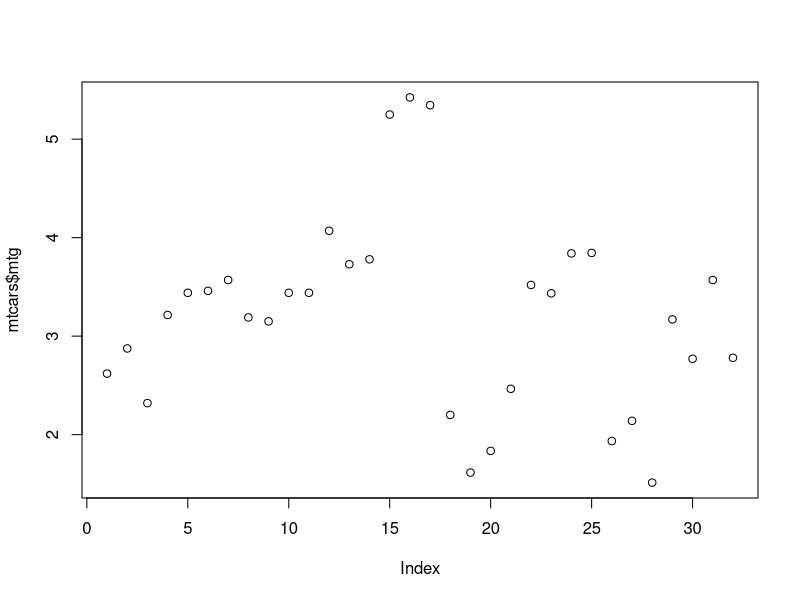
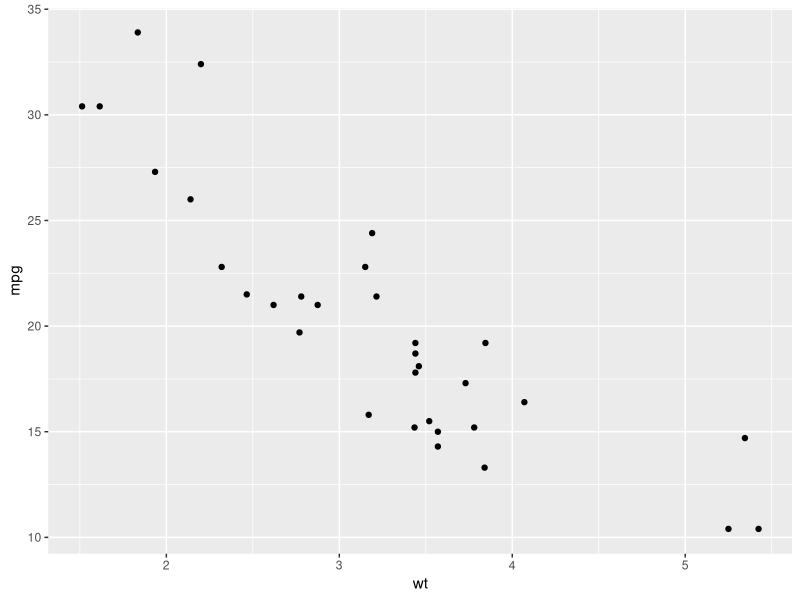
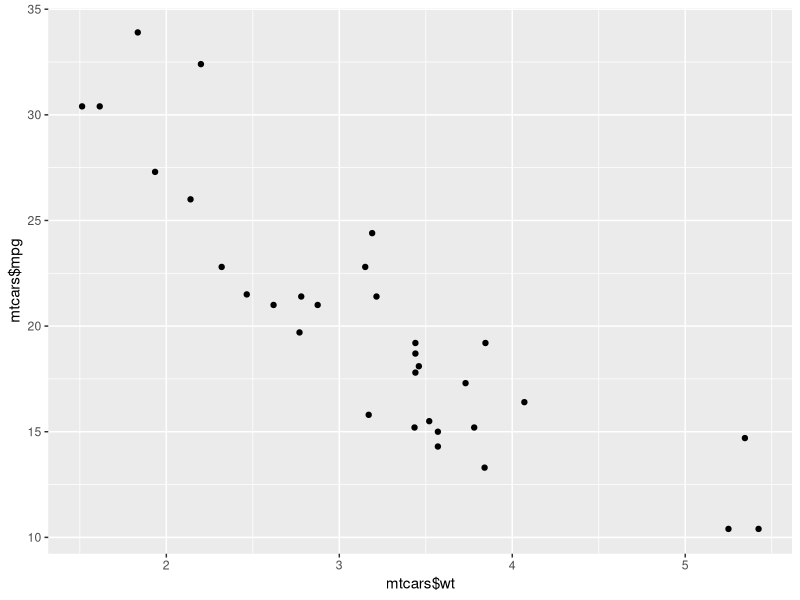
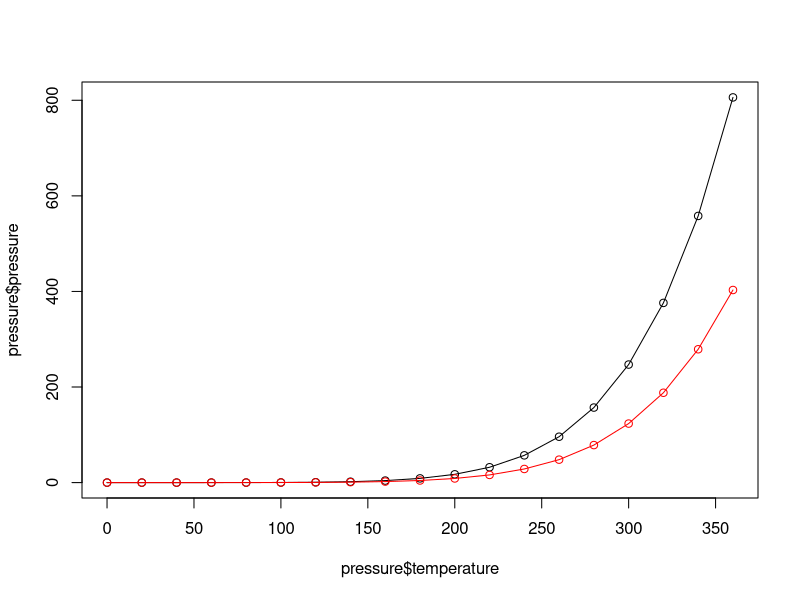
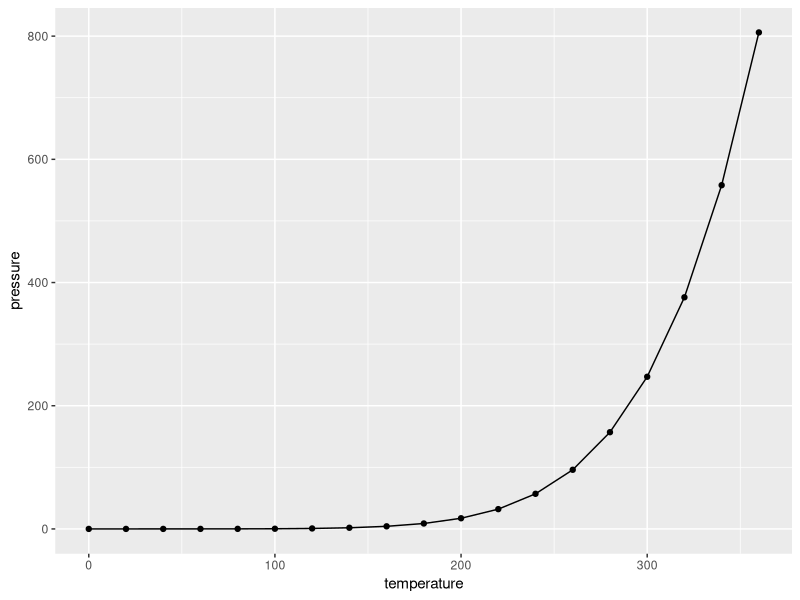
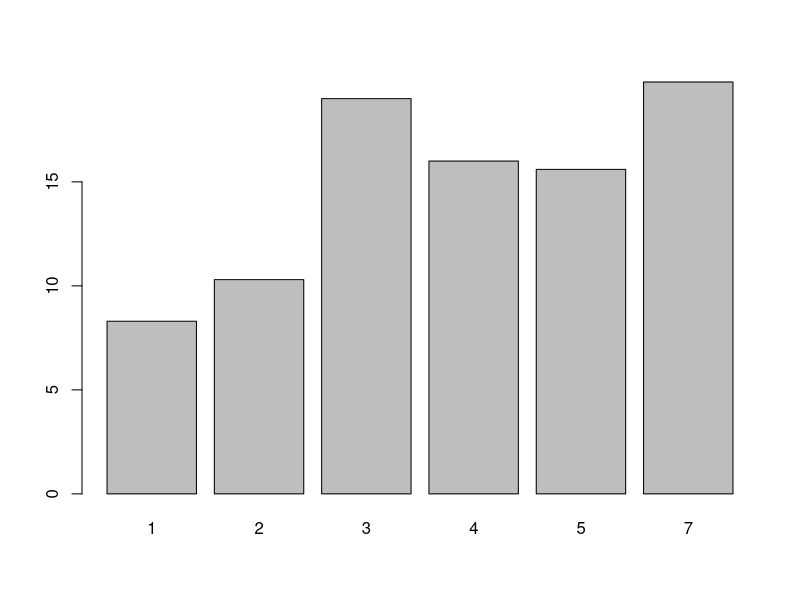
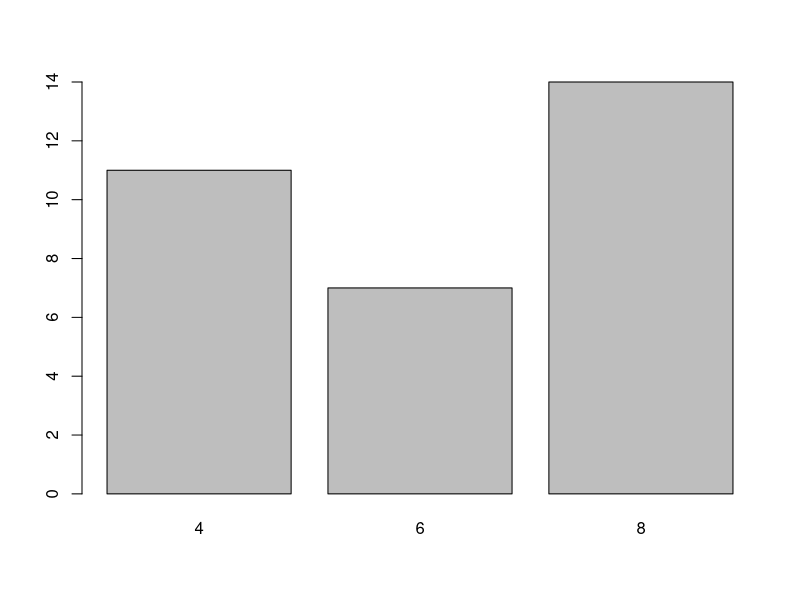
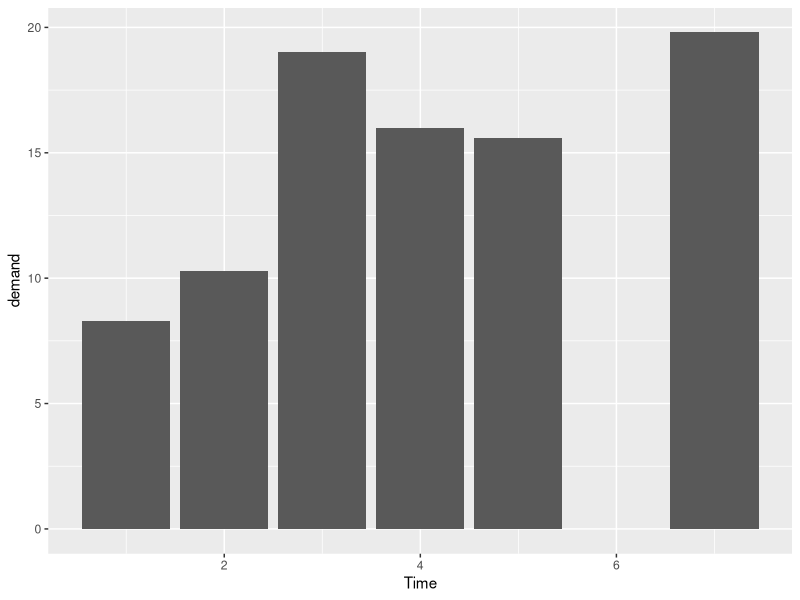

The R source for these figures, in order:
# 2. Quickly Exploring Data

## 2.1 Scatter Plot ----
plot(mtcars $wt, mtcars$mtg)

library(ggplot2)

ggplot(mtcars, aes(x = wt, y = mpg)) +
  geom_point()

# using vectors (not recomended, use df)
ggplot(data = NULL, aes(x = mtcars$wt, y = mtcars$mpg)) +
  geom_point()


## 2.2 Line Graph ----
plot(pressure$temperature, pressure$pressure, type="l")
points(pressure$temperature, pressure$pressure)

lines(pressure$temperature, pressure$pressure/2, col="red")
points(pressure$temperature, pressure$pressure/2, col="red")

ggplot(pressure, aes(x=temperature, y=pressure)) +
  geom_line() +
  geom_point()


## 2.3 Bar Graph----
BOB <- data.frame(Time=c(1,2,3,4,5,7),
                  demand=c(8.3,10.3,19.0,16.0,15.6,19.8))

barplot(BOB$demand, names.arg = BOB$Time)

#count graph
barplot(table(mtcars$cyl))

ggplot(BOB, aes(x=Time, y=demand)) +
  geom_col()
# so that empty columns dont apear
ggplot(BOB, aes(x=factor(Time), y=demand)) +
  geom_col()

#plot counts
ggplot(mtcars,aes(x = cyl)) +
  geom_bar()

ggplot(mtcars,aes(x = factor(cyl))) +
  geom_bar()
  

# 2.4 Histogram----
hist(mtcars$mpg)
hist(mtcars$mpg, breaks = 10)

ggplot(mtcars, aes(x=mpg)) +
  geom_histogram()
ggplot(mtcars, aes(x = mpg)) +
  geom_histogram(binwidth = 4)


# 2.5 Box Plot----
# pass a factor to x and a vector to y
plot(ToothGrowth$supp, ToothGrowth$len)

boxplot(len ~ supp, data=ToothGrowth)
boxplot(len ~ supp + dose, data=ToothGrowth)

ggplot(ToothGrowth, aes(x = supp, y = len)) +
  geom_boxplot()


# 2.6 Function Curve----
curve(x^3 - 5*x, from = -4, to = 4)

# Plot a user-defined function
myfun <- function(xvar) {
  1 / (1 + exp(-xvar + 10))
}
curve(myfun(x), from = 0, to = 20)
# Add a line:
curve(1 - myfun(x), add = TRUE, col = "red")

ggplot(data.frame(x= c(0,20)), aes(x=x)) +
  stat_function(fun = myfun, geom='line')
         